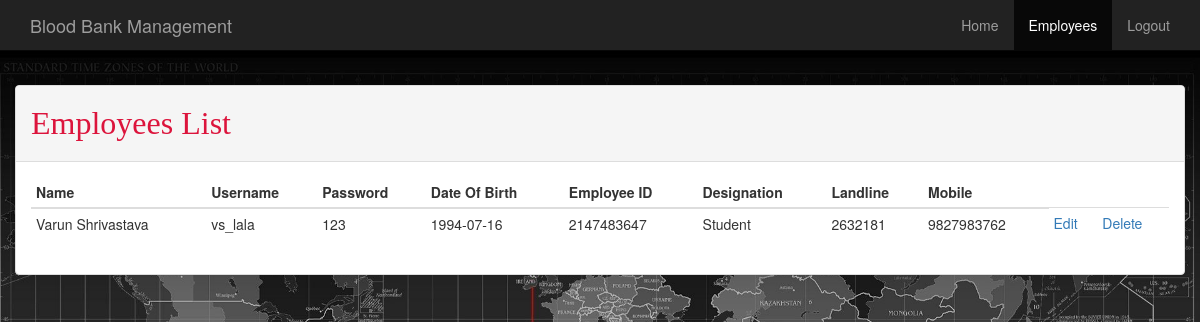
/admin/employee.php (signed in), run on an earlier commit of the app's database.
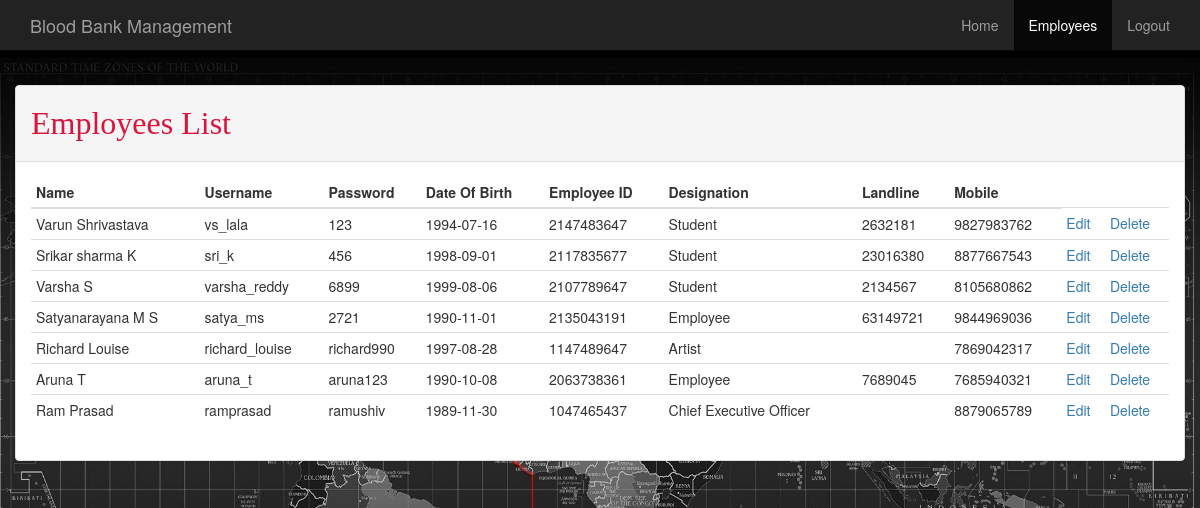
And on a later commit of the database.
### tables this page shows
CREATE TABLE IF NOT EXISTS `employees` (
  `id` int(30) NOT NULL AUTO_INCREMENT,
  `f_name` varchar(35) NOT NULL,
  `m_name` varchar(15) DEFAULT NULL,
  `l_name` varchar(35) NOT NULL,
  `username` varchar(255) NOT NULL,
  `password` varchar(255) NOT NULL,
  `b_day` date NOT NULL,
  `prc_nr` int(100) NOT NULL,
  `designation` varchar(35) NOT NULL,
  `landline` varchar(10) DEFAULT NULL,
  `mobile_nr` varchar(11) NOT NULL,
  PRIMARY KEY (`id`) USING BTREE,
  UNIQUE KEY `username` (`username`),
  UNIQUE KEY `prc_nr` (`prc_nr`)
);

### admin/php/DBConnect.php (called while the page is built, shortened)
<?php
class DBConnect {
    private $db = NULL;
    public function __construct() {
        $dsn = 'mysql:dbname=' . self::DB_NAME . ';host=' . self::DB_SERVER;
        try {
            $this->db = new PDO($dsn, self::DB_USER, self::DB_PASSWORD);
        } catch (PDOException $e) {
            throw new Exception('Connection failed: ' .
            $e->getMessage());
        }
        return $this->db;
    }
    public function getEmployees(){
        $stmt = $this->db->prepare("SELECT * FROM employees");
        $stmt->execute();
        return $stmt->fetchAll();
    }
}

### admin/employee.php (the view, shortened to what this page needs)
<?php
require_once 'php/DBConnect.php';
$db = new DBConnect();
$db->auth();
$employees = $db->getEmployees();
include 'layout/_header.php';
include 'layout/navbar.php';
?>
<div class="container">
    <div class="row">
        <div class="panel panel-default">
            <div class="panel-heading">
                <h5>Employees List</h5>
            </div>
            <div class="panel-body">
                <?php if(isset($employees)): ?>
                <table class="table table-condensed">
                    <thead>
                    <th>Name</th>
                    <th>Username</th>
                    <th>Password</th>
                    <th>Date Of Birth</th>
                    <th>Employee ID</th>
                    <th>Designation</th>
                    <th>Landline</th>
                    <th>Mobile</th>
                    </thead>
                    <tbody>
                        <?php foreach($employees as $e): ?>
                        <tr>
                            <td><?= $e['f_name']." ".$e['m_name']." ".$e['l_name']; ?></td>
                            <td><?= $e['username']; ?></td>
                            <td><?= $e['password']; ?></td>
                            <td><?= $e['b_day']; ?></td>
                            <td><?= $e['prc_nr']; ?></td>
                            <td><?= $e['designation']; ?></td>
                            <td><?= $e['landline']; ?></td>
                            <td><?= $e['mobile_nr']; ?></td>
                            <td><a href="edit.php?id=<?= $e['id']; ?>">Edit</a></td>
                            <td><a href="delete.php?id=<?= $e['id']; ?>">Delete</a></td>
                        </tr>
                        <?php endforeach; ?>
                    </tbody>
                </table>
                <?php endif; ?>
            </div>
        </div>
    </div>
</div>

What changed in the data, as far as the page shows it:
added employees: f_name "Srikar", m_name "sharma", l_name "K", username "sri_k", password "456", b_day "1998-09-01", prc_nr "2117835677", designation "Student", landline "23016380", mobile_nr "8877667543"
added employees: f_name "Varsha", l_name "S", username "varsha_reddy", password "6899", b_day "1999-08-06", prc_nr "2107789647", designation "Student", landline "2134567", mobile_nr "8105680862"
added employees: f_name "Satyanarayana", l_name "M S", username "satya_ms", password "2721", b_day "1990-11-01", prc_nr "2135043191", designation "Employee", landline "63149721", mobile_nr "9844969036"
added employees: f_name "Richard", l_name "Louise", username "richard_louise", password "richard990", b_day "1997-08-28", prc_nr "1147489647", designation "Artist", mobile_nr "7869042317"
added employees: f_name "Aruna", l_name "T", username "aruna_t", password "aruna123", b_day "1990-10-08", prc_nr "2063738361", designation "Employee", landline "7689045", mobile_nr "7685940321"
added employees: f_name "Ram", l_name "Prasad", username "ramprasad", password "ramushiv", b_day "1989-11-30", prc_nr "1047465437", designation "Chief Executive Officer", mobile_nr "8879065789"
